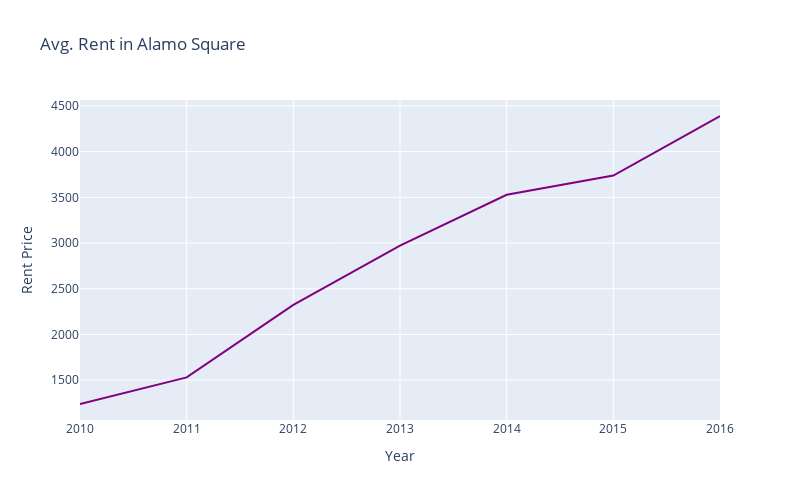

Notebook source saved alongside this figure:
### Code cell
average_rent_by_neighborhood("Alamo Square")

### Figure 1 — Plotly figure (JSON) as saved in the notebook; plotly's stock layout.template omitted (floating-point values rounded to 4 significant figures)
{"data": [{"hovertemplate": "year=%{x}<br>gross_rent=%{y}<extra></extra>", "legendgroup": "", "line": {"color": "purple", "dash": "solid"}, "marker": {"symbol": "circle"}, "mode": "lines", "name": "", "orientation": "v", "showlegend": false, "type": "scatter", "x": [2010, 2011, 2012, 2013, 2014, 2015, 2016], "xaxis": "x", "y": [1239, 1530, 2324, 2971, 3528, 3739, 4390], "yaxis": "y"}], "layout": {"autosize": false, "height": 500, "legend": {"tracegroupgap": 0}, "title": {"text": "Avg. Rent in Alamo Square"}, "width": 800, "xaxis": {"anchor": "y", "autorange": true, "domain": [0, 1], "range": [2010, 2016], "title": {"text": "Year"}, "type": "linear"}, "yaxis": {"anchor": "x", "autorange": true, "domain": [0, 1], "range": [1064.0, 4565.0], "title": {"text": "Rent Price"}, "type": "linear"}}}
